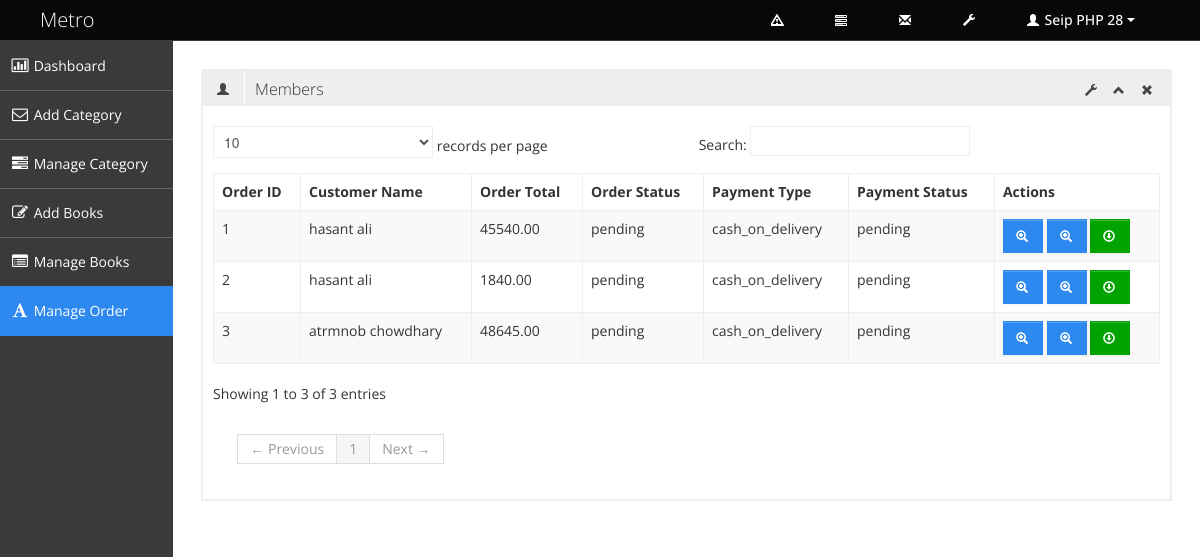
Screenshot of /admin/manage_order.php (signed in) with the database file from the repository.
### tables this page shows
CREATE TABLE `tbl_order` (
  `order_id` int(11) NOT NULL,
  `customer_id` int(11) NOT NULL,
  `shipping_id` int(11) NOT NULL,
  `order_total` float(10,2) NOT NULL,
  `order_status` varchar(25) NOT NULL DEFAULT 'pending',
  `order_date` timestamp NOT NULL DEFAULT CURRENT_TIMESTAMP
);

CREATE TABLE `tbl_customer` (
  `customer_id` int(11) NOT NULL,
  `first_name` varchar(100) NOT NULL,
  `last_name` varchar(100) NOT NULL,
  `email_address` varchar(256) NOT NULL,
  `password` varchar(32) NOT NULL,
  `phone_number` varchar(30) NOT NULL,
  `blood_group` varchar(10) NOT NULL,
  `address` text NOT NULL,
  `city` varchar(100) NOT NULL,
  `district` varchar(50) NOT NULL,
  `activation_status` tinyint(1) NOT NULL DEFAULT '0'
);

CREATE TABLE `tbl_payment` (
  `payment_id` int(11) NOT NULL,
  `order_id` int(11) NOT NULL,
  `payment_type` varchar(40) NOT NULL,
  `payment_status` varchar(25) NOT NULL DEFAULT 'pending',
  `payment_date` timestamp NOT NULL DEFAULT CURRENT_TIMESTAMP
);

### admin/manage_order.php (called while the page is built, shortened)
<?php
include './admin_master.php';

### classes/super_admin.php (called while the page is built, shortened)
<?php
class Super_admin {
    private $db_connect;
    public function __construct() {
        $host_name='localhost';
        $user_name='root';
        $password='';
        $db_name='db_seip_ecommerce28';
        $this->db_connect=  mysqli_connect($host_name, $user_name, $password, $db_name);
    }
    public function select_all_order_info() {
        $sql="SELECT o.*, c.first_name, c.last_name, p.payment_type, p.payment_status FROM tbl_order as o, tbl_customer as c, tbl_payment as p WHERE o.customer_id=c.customer_id AND o.order_id=p.order_id";
        if(mysqli_query($this->db_connect, $sql)) {
            $query_result=mysqli_query($this->db_connect, $sql);
            return $query_result;
        } else {
            die('Query problem'.  mysqli_error( $this->db_connect) );
        }
    }
}

### admin/pages/manage_order_content.php (the view, shortened to what this page needs)
<?php
    $query_result=$ob_sup_admin->select_all_order_info();
?>
<div class="row-fluid sortable">
    <div class="box span12">
        <div class="box-header" data-original-title>
            <h2><i class="halflings-icon user"></i><span class="break"></span>Members</h2>
            <div class="box-icon">
                <a href="#" class="btn-setting"><i class="halflings-icon wrench"></i></a>
                <a href="#" class="btn-minimize"><i class="halflings-icon chevron-up"></i></a>
                <a href="#" class="btn-close"><i class="halflings-icon remove"></i></a>
            </div>
        </div>
        <div class="box-content">
            <h2><?php if(isset($message)) { echo $message; unset($message); } ?></h2>
            <table class="table table-striped table-bordered bootstrap-datatable datatable">
                <thead>
                    <tr>
                        <th>Order ID</th>
                        <th>Customer Name</th>
                        <th>Order Total</th>
                        <th>Order Status</th>
                        <th>Payment Type</th>
                        <th>Payment Status</th>
                        <th>Actions</th>
                    </tr>
                </thead>
                <tbody>
                    <?php while ($order_info=mysqli_fetch_assoc($query_result)) { ?>
                    <tr>
                        <td><?php echo $order_info['order_id']; ?></td>
                        <td class="center"><?php echo $order_info['first_name'].' '.$order_info['last_name']; ?></td>
                        <td class="center"><?php echo $order_info['order_total']; ?></td>
                        <td class="center"><?php echo $order_info['order_status']; ?></td>
                        <td class="center"><?php echo $order_info['payment_type']; ?></td>
                        <td class="center"><?php echo $order_info['payment_status']; ?></td>
                        <td class="center">
                            <a class="btn btn-primary" href="view_order.php?id=<?php echo $order_info['order_id']; ?>" title="View Order">
                                <i class="halflings-icon white zoom-in"></i>
                            </a>
                            <a class="btn btn-primary" href="view_invoice.php?id=<?php echo $order_info['order_id']; ?>" title="View Invoice">
                                <i class="halflings-icon white zoom-in"></i>
                            </a>
                            <a class="btn btn-success" href="?status=unpublished&&id=<?php echo $order_info['order_id']; ?>" title="Download Invoice">
                                <i class="halflings-icon white download"></i>
                            </a>
                        </td>
                    </tr>
                    <?php } ?>
                </tbody>
            </table>
        </div>
    </div>
</div>

### assets/admin_asset/css/style.css (style rules this page uses)
body { background: #F5F5F5; color: #333; border: none; font-family: 'Open Sans', sans-serif; font-weight: 400; }
h2 { font-size: 16px; line-height: 16px; }
.box { border: 2px solid #eee; background: #fff !important; margin-bottom: 28px; }
.box-header { height: 16px; font-size: 16px; line-height: 16px; padding: 10px; background: #eee; -webkit-box-shadow: none; -moz-box-shadow: none; box-shadow: none; overflow: hidden; }
.box-header h2 { float:left; margin-top: 0px; font-weight: 300; }
.box-header h2 i { margin: 0px 3px 0px 4px; opacity: .8; filter: alpha(opacity=80); -ms-filter:"progid:DXImageTransform.Microsoft.Alpha(Opacity=80)"; }
.box-header .box-icon { float:right; margin-top: 1px; }
.box-header .box-icon i { -webkit-transition: all 0.1s ease-in-out; -moz-transition: all 0.1s ease-in-out; -o-transition: all 0.1s ease-in-out; -ms-transition: all 0.1s ease-in-out; transition: all 0.1s ease-in-out; opacity: .8; filter: alpha(opacity=80); -ms-filter:"progid:DXImageTransform.Microsoft.Alpha(Opacity=80)"; }
.box-header .box-icon a { margin: 0px 5px; }
.box-content { position: relative; z-index: 50; margin-top: -1px; padding: 10px; background: #fff !important; }
.btn { display: inline-block; padding: 6px 12px; margin-bottom: 0; font-size: 14px; font-weight: 500; line-height: 20px; text-align: center; white-space: nowrap; vertical-align: middle; cursor: pointer; border: 1px solid #a7a9aa; -webkit-border-radius: 0px !important; border-radius: 0px !important; }
.btn i { margin-top: 2px; }
.btn { color: #ffffff; background-color: #a7a9aa; border-color: #a7a9aa; background-image: none; filter: none; text-shadow: none; }
.btn-primary { background-color: #2D89EF; border-color: #2D89EF; }
.btn-success { background-color: #00A300; border-color: #00A300; }
.table th, .table td { border-top: 1px solid #eee; }
.table-bordered { border-color: #eee; -webkit-border-radius: 0px !important; -moz-border-radius: 0px !important; border-radius: 0px !important; }
.table-bordered th, .table-bordered td { border-left: 1px solid #eee; }
.table-bordered thead:first-child tr:first-child > th:first-child, .table-bordered tbody:first-child tr:first-child > td:first-child, .table-bordered tbody:first-child tr:first-child > th:first-child { -webkit-border-radius: 0px !important; -moz-border-radius: 0px !important; border-radius: 0px !important; }
.table-bordered thead:first-child tr:first-child > th:last-child, .table-bordered tbody:first-child tr:first-child > td:last-child, .table-bordered tbody:first-child tr:first-child > th:last-child { -webkit-border-radius: 0px !important; -moz-border-radius: 0px !important; border-radius: 0px !important; }
.table-bordered thead:last-child tr:last-child > th:first-child, .table-bordered tbody:last-child tr:last-child > td:first-child, .table-bordered tbody:last-child tr:last-child > th:first-child, .table-bordered tfoot:last-child tr:last-child > td:first-child, .table-bordered tfoot:last-child tr:last-child > th:first-child { -webkit-border-radius: 0px !important; -moz-border-radius: 0px !important; border-radius: 0px !important; }
.table-bordered thead:last-child tr:last-child > th:last-child, .table-bordered tbody:last-child tr:last-child > td:last-child, .table-bordered tbody:last-child tr:last-child > th:last-child, .table-bordered tfoot:last-child tr:last-child > td:last-child, .table-bordered tfoot:last-child tr:last-child > th:last-child { -webkit-border-radius: 0px !important; -moz-border-radius: 0px !important; border-radius: 0px !important; }

### assets/admin_asset/css/halflings.css (style rules this page uses)
html, html .halflings { -webkit-font-smoothing: antialiased !important; }
.halflings-icon { display: inline-block; width: 14px; height: 14px; line-height: 14px; vertical-align: text-top; background-image: url(../img/glyphicons_halflings.svg); background-position: 0 0; background-repeat: no-repeat; vertical-align: top; *display: inline; *zoom: 1; *margin-right: .3em; }
.halflings-icon.white { background-image: url(../img/glyphicons_halflings-white.svg); }
.halflings-icon.user { background-position: -168px 0; }
.halflings-icon.remove { background-position: -312px 0; }
.halflings-icon.zoom-in { background-position: -336px 0; }
.halflings-icon.download { background-position: -120px -24px; }
.halflings-icon.chevron-up { background-position: -288px -120px; }
.halflings-icon.wrench { background-position: -360px -144px; }

### rows the page displays
tbl_order: order_id "1", customer.first_name "hasant", customer.last_name "ali", order_total "45540.00", order_status "pending", tbl_payment.payment_type "cash_on_delivery", tbl_payment.payment_status "pending"
tbl_order: order_id "2", customer.first_name "hasant", customer.last_name "ali", order_total "1840.00", order_status "pending", tbl_payment.payment_type "cash_on_delivery", tbl_payment.payment_status "pending"
tbl_order: order_id "3", customer.first_name "atrmnob", customer.last_name "chowdhary", order_total "48645.00", order_status "pending", tbl_payment.payment_type "cash_on_delivery", tbl_payment.payment_status "pending"

### other values shown
$_SESSION['admin_name'] "Seip PHP 28"
